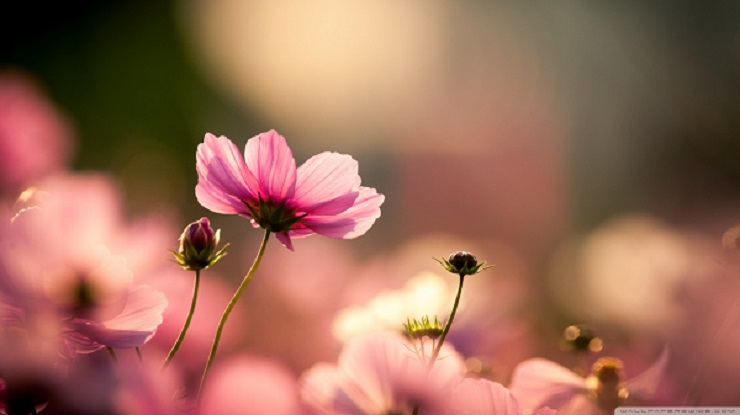
#> input picture FeatureDetection/flower.jpg, 740 x 415 px
$ python CannyEdgeDetector.py
#> lines starting #> are read from the running program, lines starting #| are printed output that depends on the picture; after the words box and inside, x2 and y2 are one past the last pixel; in counts of white or black regions, pixels touching at a corner belong together
import numpy as np
import cv2

img  = cv2.imread('flower.jpg')
#> img is the input picture: shape (415, 740, 3); mean B, G, R 88.9, 108.2, 156.8
thresholdValue1 = 50
thresholdValue2 = 100

canny = cv2.Canny(img, thresholdValue1, thresholdValue2)
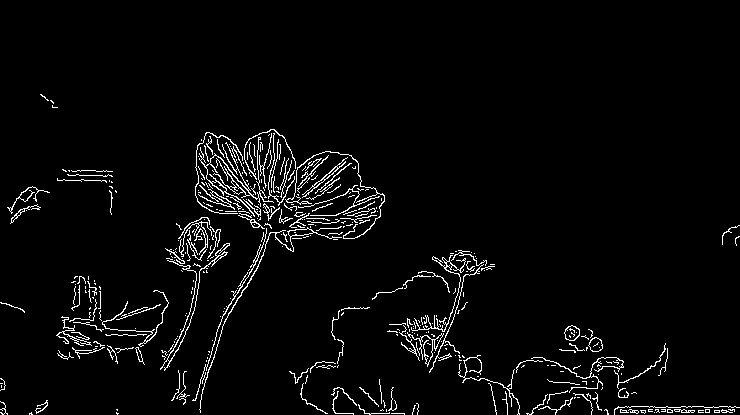
#> canny: shape (415, 740); 3.5% white in thin lines or dots, all inside (x1, y1, x2, y2) = (0, 94, 740, 415)
cv2.imshow('canny', canny)

cv2.waitKey(0)
cv2.destroyAllWindows()
